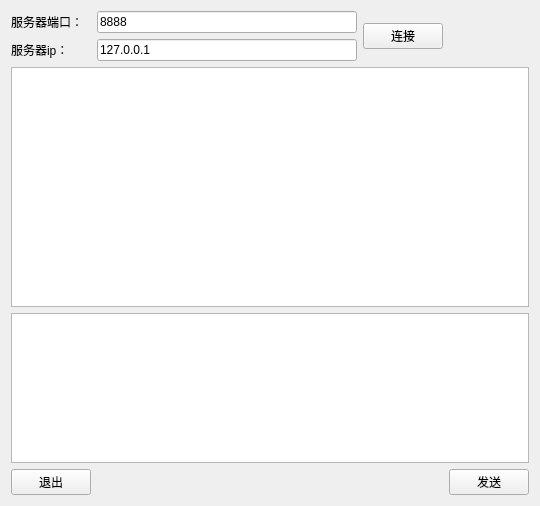
<?xml version="1.0" encoding="UTF-8"?>
<ui version="4.0">
 <class>tcpclient</class>
 <widget class="QWidget" name="tcpclient">
  <property name="geometry">
   <rect>
    <x>0</x>
    <y>0</y>
    <width>540</width>
    <height>506</height>
   </rect>
  </property>
  <property name="windowTitle">
   <string>Form</string>
  </property>
  <layout class="QGridLayout" name="gridLayout">
   <item row="1" column="0">
    <widget class="QLabel" name="label_2">
     <property name="text">
      <string>服务器ip：</string>
     </property>
    </widget>
   </item>
   <item row="4" column="3">
    <widget class="QPushButton" name="button_send">
     <property name="text">
      <string>发送</string>
     </property>
    </widget>
   </item>
   <item row="0" column="0">
    <widget class="QLabel" name="label">
     <property name="text">
      <string>服务器端口：</string>
     </property>
    </widget>
   </item>
   <item row="0" column="1">
    <widget class="QLineEdit" name="lineport">
     <property name="text">
      <string>8888</string>
     </property>
    </widget>
   </item>
   <item row="2" column="0" colspan="4">
    <widget class="QTextEdit" name="history">
     <property name="readOnly">
      <bool>false</bool>
     </property>
    </widget>
   </item>
   <item row="3" column="0" colspan="4">
    <widget class="QTextEdit" name="edit">
     <property name="maximumSize">
      <size>
       <width>16777215</width>
       <height>150</height>
      </size>
     </property>
    </widget>
   </item>
   <item row="1" column="1">
    <widget class="QLineEdit" name="lineip">
     <property name="text">
      <string>127.0.0.1</string>
     </property>
    </widget>
   </item>
   <item row="0" column="2" rowspan="2">
    <widget class="QPushButton" name="button_connect">
     <property name="text">
      <string>连接</string>
     </property>
    </widget>
   </item>
   <item row="4" column="0">
    <widget class="QPushButton" name="button_exit">
     <property name="text">
      <string>退出</string>
     </property>
    </widget>
   </item>
   <item row="4" column="1" colspan="2">
    <spacer name="horizontalSpacer">
     <property name="orientation">
      <enum>Qt::Horizontal</enum>
     </property>
     <property name="sizeHint" stdset="0">
      <size>
       <width>321</width>
       <height>25</height>
      </size>
     </property>
    </spacer>
   </item>
  </layout>
 </widget>
 <resources/>
 <connections/>
</ui>
